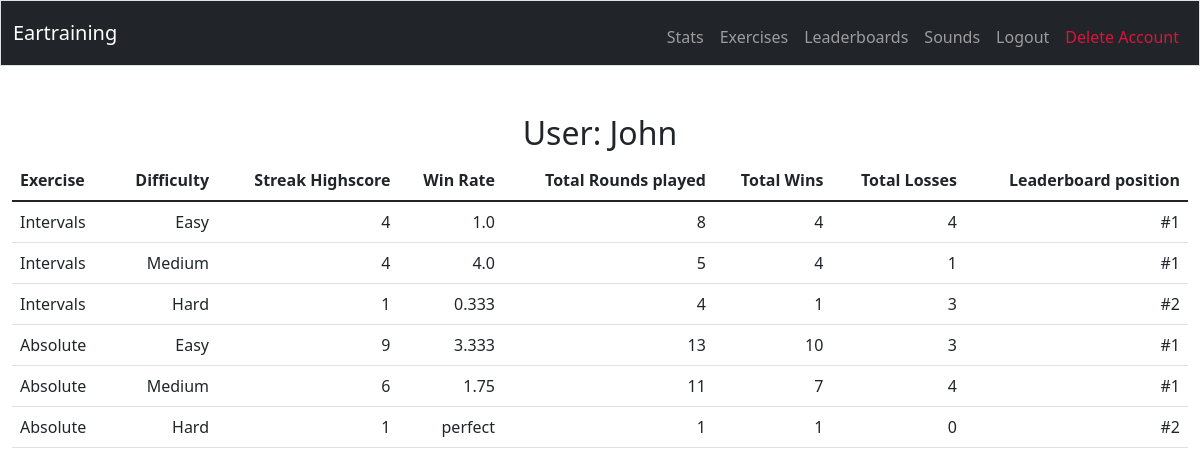
Screenshot of /stats (signed in) with the database file from the repository.
### tables this page shows
CREATE TABLE stats (user_id INTEGER, exercise TEXT NOT NULL, difficulty TEXT NOT NULL, streak_highscore INTEGER NOT NULL DEFAULT 0, win_rate REAL NOT NULL DEFAULT 0.0, total_rounds INTEGER NOT NULL DEFAULT 0, total_wins INTEGER NOT NULL DEFAULT 0, total_losses INTEGER NOT NULL DEFAULT 0, leaderbord_p TEXT NOT NULL DEFAULT '#0', user_name TEXT,  FOREIGN KEY(user_id) REFERENCES users(id));

### app.py (the view)
@app.route("/stats")
@login_required
def stats():
        generate_leaderboards()
        user_stats = db.execute("SELECT * FROM stats WHERE user_id = ?", session["user_id"])
        return render_template("stats.html", user_stats=user_stats)

### app.py (called while the page is built)
def login_required(f):
    @wraps(f)
    def decorated_function(*args, **kwargs):
        if session.get('user_id') is None:
            return redirect('/login')
        return f(*args, **kwargs)
    return decorated_function

def generate_leaderboards():
    users = db.execute('SELECT * FROM users;')
    for Exercise in Exercises:
        for Difficulty in Difficulties:
            rows = db.execute('SELECT * FROM stats WHERE exercise = ? AND difficulty = ? ORDER BY streak_highscore DESC, win_rate DESC;', Exercise, Difficulty)
            i = 0
            for user in users:
                user_id = rows[i]["user_id"]
                i += 1
                db.execute("UPDATE stats SET leaderbord_p = ? WHERE exercise = ? AND difficulty = ? AND user_id = ?", ('#'+str(i)), Exercise, Difficulty, user_id)
    return

### templates/stats.html (shortened to what this page needs)
{% extends "layout.html" %}
{% block main %}
    <h2>User: {{ user_stats[0]["user_name"] }}</h2>
    <table class="table tablemobile">
        <thead>
            <tr>
                <th class="text-start">Exercise</th>
                <th class="text-end">Difficulty</th>
                <th class="text-end">Streak Highscore</th>
                <th class="text-end">Win Rate</th>
                <th class="text-end">Total Rounds played</th>
                <th class="text-end">Total Wins</th>
                <th class="text-end">Total Losses</th>
                <th class="text-end">Leaderboard position</th>
            </tr>
        </thead>
        <tbody>
        {% if user_stats %}
            {% for stat in user_stats %}
                <tr>
                    <td class="text-start">{{ stat['exercise'] }}</th>
                    <td class="text-end">{{ stat['difficulty'] }}</th>
                    <td class="text-end">{{ stat['streak_highscore'] }}</th>
                    <td class="text-end">{{ stat['win_rate'] }}</th>
                    <td class="text-end">{{ stat['total_rounds'] }}</th>
                    <td class="text-end">{{ stat['total_wins'] }}</th>
                    <td class="text-end">{{ stat['total_losses'] }}</th>
                    <td class="text-end">{{ stat['leaderbord_p'] }}</th>
                </tr>
            {% endfor %}
        {% endif %}
        </tbody>
    </table>
{% endblock %}

### rows the page displays
stats: user_name "John", exercise "Intervals", difficulty "Easy", streak_highscore "4", win_rate "1.0", total_rounds "8", total_wins "4", total_losses "4", leaderbord_p "#1"
stats: exercise "Intervals", difficulty "Medium", streak_highscore "4", win_rate "4.0", total_rounds "5", total_wins "4", total_losses "1", leaderbord_p "#1"
stats: exercise "Intervals", difficulty "Hard", streak_highscore "1", win_rate "0.333", total_rounds "4", total_wins "1", total_losses "3", leaderbord_p "#2"
stats: exercise "Absolute", difficulty "Easy", streak_highscore "9", win_rate "3.333", total_rounds "13", total_wins "10", total_losses "3", leaderbord_p "#1"
stats: exercise "Absolute", difficulty "Medium", streak_highscore "6", win_rate "1.75", total_rounds "11", total_wins "7", total_losses "4", leaderbord_p "#1"
stats: exercise "Absolute", difficulty "Hard", streak_highscore "1", win_rate "perfect", total_rounds "1", total_wins "1", total_losses "0", leaderbord_p "#2"
